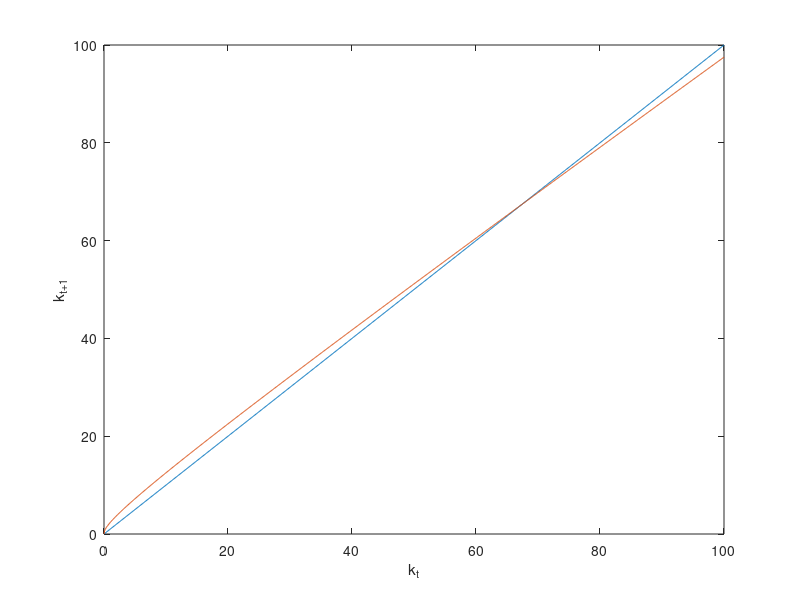

The MATLAB script that drew this image:
%last edited 3/2/21
%Matthew Chistolini

%% Queston 2


%Pre-define vectors for k_t and k_{t+1}
ktvals=zeros(1001,1);
kt1vals=zeros(1001,1);

for jj=1:1001
    val=jj/10-0.1;
    ktvals(jj,1)=val;
    kt1vals(jj,1)=(0.9*val+1.5*val^(0.4))/1.02;
end

a=figure;
plot(ktvals,ktvals)
hold on
plot(ktvals,kt1vals)
ylabel('k_{t+1}')
xlabel('k_t')
[a,b] =min(abs(ktvals(2:end,1)-kt1vals(2:end,1)))
saveas(gcf,'stedy_state_1.png')
